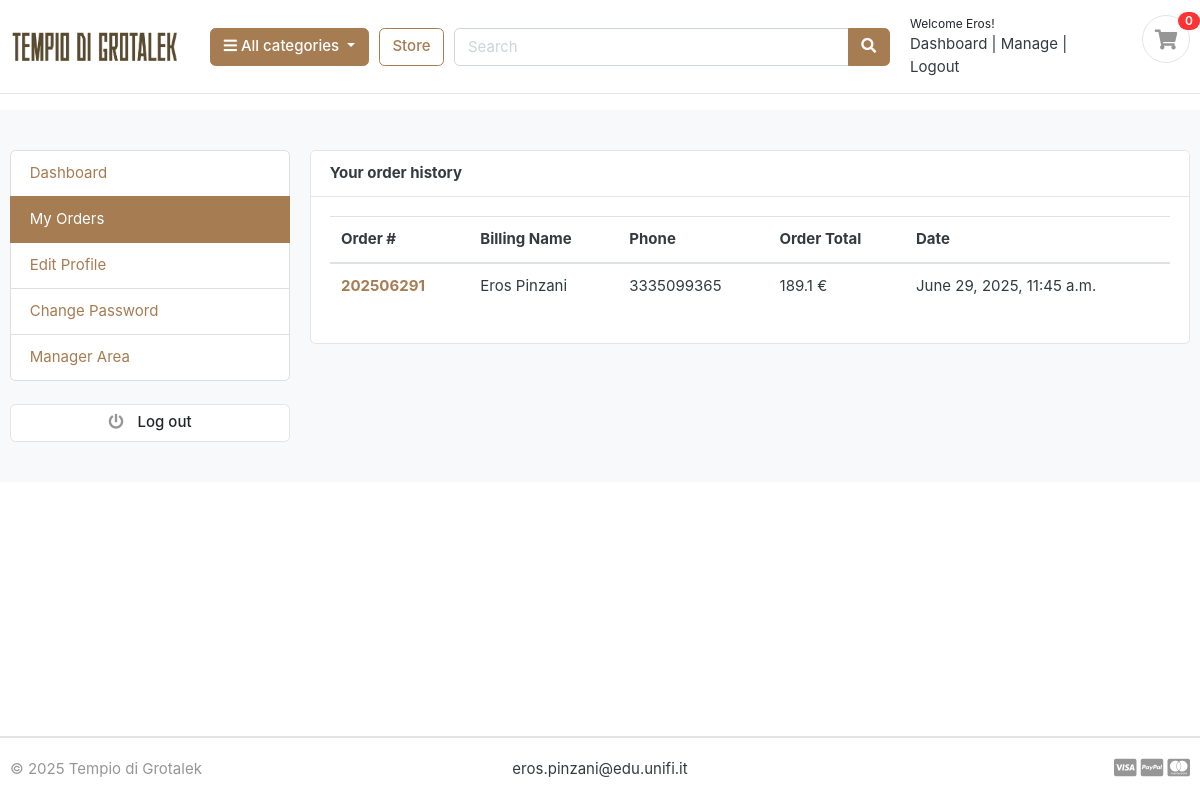
The app's page /accounts/my_orders/ (signed in) with its own data.
### Accounts/models.py (models this page shows, shortened)
class Account(AbstractBaseUser):
    first_name = models.CharField(max_length=50)
    last_name = models.CharField(max_length=50)
    username = models.CharField(max_length=50, unique=True)
    email = models.EmailField(max_length=100, unique=True)
    phone_number = models.CharField(max_length=50)
    date_joined = models.DateTimeField(auto_now_add=True)
    last_login = models.DateTimeField(auto_now_add=True)
    is_admin = models.BooleanField(default=False)
    is_staff = models.BooleanField(default=False)
    is_active = models.BooleanField(default=False)
    is_superadmin = models.BooleanField(default=False)
    is_manager = models.BooleanField(default=False)  # True se utente è manager
    USERNAME_FIELD = 'email'
    REQUIRED_FIELDS = ['username', 'first_name', 'last_name']
    objects = MyAccountManager()

### Orders/models.py (models this page shows, shortened)
class Order(models.Model):
    STATUS = (
        ('New', 'New'),
        ('Accepted', 'Accepted'),
        ('Completed', 'Completed'),
        ('Cancelled', 'Cancelled'),
    )
    user = models.ForeignKey(Account, on_delete=models.SET_NULL, null=True)
    order_number = models.CharField(max_length=20)
    first_name = models.CharField(max_length=50)
    last_name = models.CharField(max_length=50)
    phone = models.CharField(max_length=15)
    email = models.EmailField(max_length=50)
    address_line_1 = models.CharField(max_length=50)
    address_line_2 = models.CharField(max_length=50, blank=True)
    country = models.CharField(max_length=50)
    state = models.CharField(max_length=50)
    city = models.CharField(max_length=50)
    order_note = models.CharField(max_length=100, blank=True)
    order_total = models.FloatField()
    tax = models.FloatField()
    status = models.CharField(max_length=10, choices=STATUS, default='New')
    ip = models.CharField(max_length=20, blank=True)
    is_ordered = models.BooleanField(default=False)
    created_at = models.DateTimeField(auto_now_add=True)
    updated_at = models.DateTimeField(auto_now=True)

### Accounts/views.py (the view)
# urls.py: path('my_orders/', views.my_orders, name='my_orders'),
@login_required(login_url='login')
def my_orders(request):
    orders = Order.objects.filter(user=request.user, is_ordered=True).order_by('-created_at')
    context = {
        'orders': orders,
    }
    return render(request, 'accounts/my_orders.html', context)

### Carts/context_processors.py (called while the page is built)
def counter(request):
    cart_count = 0
    if 'admin' in request.path:
        return {}
    else:
        try:
            cart = Cart.objects.filter(cart_id=_cart_id(request))
            if request.user.is_authenticated:
                cart_items = CartItem.objects.all().filter(user=request.user)
            else:
                cart_items = CartItem.objects.all().filter(cart=cart[:1])
            for cart_item in cart_items:
                cart_count += cart_item.quantity
        except Cart.DoesNotExist:
            cart_count = 0
    return dict(cart_count=cart_count)

### Carts/views.py (called while the page is built)
def _cart_id(request):
    cart = request.session.session_key
    if not cart:
        cart = request.session.create()
    return cart

### Category/context_processors.py (called while the page is built)
def menu_links(request):
    links = Category.objects.all()
    return dict(links=links)

### Category/models.py (called while the page is built)
    def get_url(self):
        return reverse('products_by_category', args=[self.slug])

### templates/accounts/my_orders.html (shortened to what this page needs)
{% extends 'base.html' %}
{% block content %}
    <section class="section-conten padding-y bg">
        <div class="container">
            <div class="row">
                {% include 'includes/dashboard_sidebar.html' %}
                <main class="col-md-9">
                    <article class="card">
                        <header class="card-header">
                            <strong class="d-inline-block mr-3">Your order history</strong>
                        </header>
                        <div class="card-body">
                            <div class="row">
                                <div class="col-md-12">
                                    <table class="table table-hover">
                                        <thread>
                                            <tr>
                                                <th scope="col">Order #</th>
                                                <th scope="col">Billing Name</th>
                                                <th scope="col">Phone</th>
                                                <th scope="col">Order Total</th>
                                                <th scope="col">Date</th>
                                            </tr>
                                        </thread>
                                        <tbody>
                                        {% for order in orders %}
                                            <tr>
                                                <th scope="row"><a href="{% url 'order_detail' order.order_number %}">{{ order.order_number }}</a></th>
                                                <td>{{ order.first_name }} {{ order.last_name }}</td>
                                                <td>{{ order.phone }}</td>
                                                <td>{{ order.order_total }} €</td>
                                                <td>{{ order.created_at }}</td>
                                            </tr>
                                        {% endfor %}
                                        </tbody>
                                    </table>
                                </div>
                            </div>
                        </div>
                    </article>
                </main>
            </div>
        </div>
    </section>
{% endblock %}

### templates/includes/navbar.html (shortened to what this page needs)
{% load static %}
<header class="section-header">
    <section class="header-main border-bottom navbar-texture">
        <div class="container">
            <div class="row align-items-center">
                <div class="col-lg-2 col-md-3 col-6">
                    <a href="{% url 'home' %}" class="brand-wrap">
                        <img class="logo" src="{% static '/images/Tempio_di_Grotalek.png' %}" alt="Logo">
                    </a>
                </div>
                <div class="col-lg col-sm col-md col-6 flex-grow-0">
                    <div class="category-wrap dropdown d-inline-block float-right">
                        <button type="button" class="btn btn-primary dropdown-toggle" data-toggle="dropdown">
                            <i class="fa fa-bars"></i> All categories
                        </button>
                    </div>
                </div>
                <a href="{% url 'store' %}" class="btn btn-outline-primary">Store</a>
                <div class="col-lg  col-md-6 col-sm-12 col">
                    <form action="{% url 'search' %}" class="search" method='GET'>
                        <div class="input-group w-100">
                            <input type="text" class="form-control" style="width:60%;" placeholder="Search"
                                   name="keyword">
                            <div class="input-group-append">
                                <button class="btn btn-primary" type="submit">
                                    <i class="fa fa-search"></i>
                                </button>
                            </div>
                        </div>
                    </form>
                </div>
                <div class="col-lg-3 col-sm-6 col-8 order-2 order-lg-3">
                    <div class="d-flex justify-content-end mb-3 mb-lg-0">
                        {% if user.id is None %}
                            <div class="widget-header">
                                <small class="title text-dark">Welcome guest!</small>
                                <div>
                                    <a href="{% url 'login' %}">Sign in</a> <span class="dark-transp"> | </span>
                                    <a href="{% url 'register' %}"> Register</a>
                                </div>
                            </div>
                        {% else %}
                            <div class="widget-header">
                                <small class="title text-dark">Welcome {{ user.first_name }}!</small>
                                <div>
                                    <a href="{% url 'dashboard' %}">Dashboard</a> <span class="dark-transp"> | </span>
                                    {% if user.is_manager %}
                                        <a href="{% url 'manager_dashboard' %}">Manage</a> <span class="dark-transp"> | </span>
                                    {% endif %}
                                    <a href="{% url 'logout' %}"> Logout</a>
                                </div>
                            </div>
                        {% endif %}
                        <a href="{% url 'cart' %}" class="widget-header pl-3 ml-3">
                            <div class="icon icon-sm rounded-circle border"><i class="fa fa-shopping-cart"></i></div>
                            <span class="badge badge-pill badge-danger notify">{{ cart_count }}</span>
                        </a>
                    </div>
                </div>
            </div>
        </div>
    </section>
</header>

### Ecommerce/static/css/ui.css (style rules this page uses)
html { font-family: "Inter", sans-serif; font-size: 15px; }
.icon-xs, .icon-sm, .icon-md, .icon-lg { display: inline-block; text-align: center; flex-shrink: 0; flex-grow: 0; }
.icon-sm { width: 48px; height: 48px; line-height: 48px !important; font-size: 20px; }
.padding-y { padding-top: 40px; padding-bottom: 40px; }
article:after, .form-group:after { display: block; clear: both; content: ""; }
.bg { background-color: #f8f9fa; }
.header-main { position: relative; padding-top: 1rem; padding-bottom: 1rem; }
.brand-wrap .logo, .navbar-brand .logo { margin-right: 7px; max-height: 42px; display: inline-block; }
.widget-header { display: inline-block; vertical-align: middle; position: relative; }
.widget-header a { color: #343a40; }
.widget-header i { color: #969696; }
.widget-header .title { display: block; }
.widget-header .notify { position: absolute; top: -3px; right: -10px; }
header.section-header { position: fixed; top: 0; left: 0; width: 100%; z-index: 101; }
html, body { height: 100%; }
body { min-height: 100vh; display: flex; flex-direction: column; padding-top: 110px; }
main { flex: 1 0 auto; }
.notify { position: absolute; top: -4px; right: -10px; display: inline-block; padding: 0.25em 0.6em; font-size: 12px; line-height: 1; text-align: center; border-radius: 3rem; color: #fff; background-color: #fa3434; }
.navbar-texture, .footer-texture { background-image: url('../images/navbar-bg.png'); background-size: cover; background-repeat: repeat; }

### records on screen
Account: first_name "Eros"
Order: order_number "202506291", first_name "Eros", last_name "Pinzani", phone "3335099365", order_total "189.1", created_at "June 29, 2025, 11:45 a.m."

### other values on screen
{{ cart_count }} "0"
